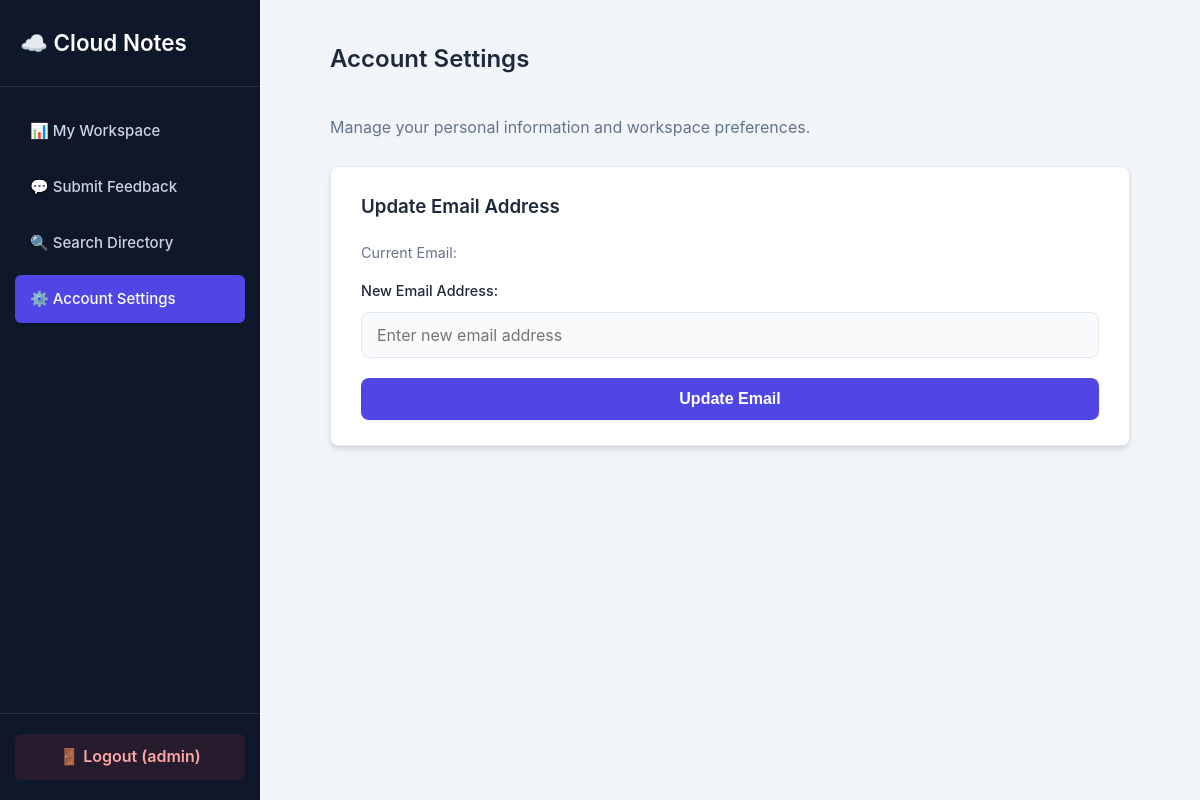
Before: /settings.php (signed in) with the older database file.
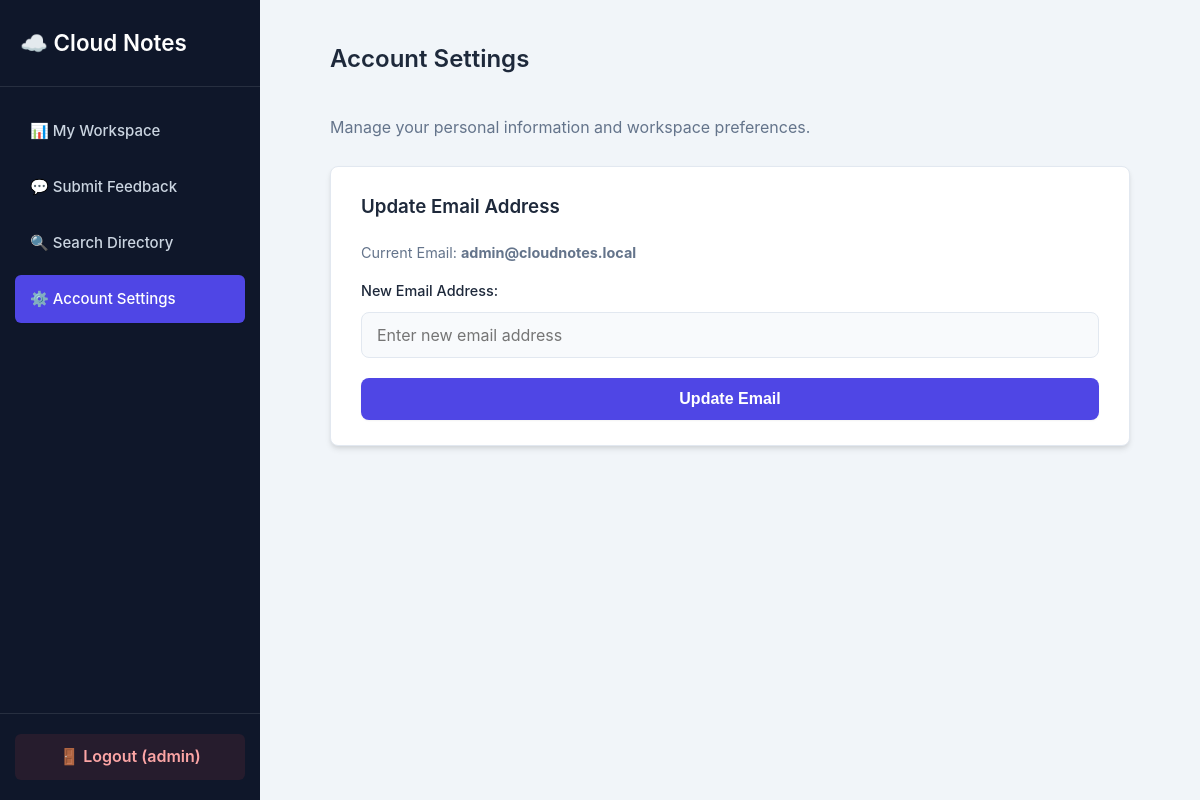
After: the same page with the newer database file.
### tables this page shows
CREATE TABLE users (
    id INT AUTO_INCREMENT PRIMARY KEY,
    name VARCHAR(100) NOT NULL,
    email VARCHAR(150) NOT NULL,
    password VARCHAR(100) NOT NULL,
    role_id INT DEFAULT 1,
    FOREIGN KEY (role_id) REFERENCES roles(id) ON DELETE SET NULL
);

### settings.php (the view, shortened to what this page needs)
<?php
include 'con.php';
$user_id = $_SESSION['user_id'];
$fetch_query = "SELECT email FROM users WHERE id = $user_id";
$result = mysqli_query($conn, $fetch_query);
$current_user_data = mysqli_fetch_assoc($result);
$current_email = $current_user_data['email'];
?>
<!DOCTYPE html>
<html>
<head>
    <link rel="stylesheet" href="style.css">
</head>
<body>
    <div class="app-layout">
        <aside class="sidebar">
            <div class="sidebar-header">
                <h2>☁️ Cloud Notes</h2>
            </div>
            <nav class="sidebar-nav">
                <a href="dashboard.php">📊 My Workspace</a>
                <a href="comment.php">💬 Submit Feedback</a>
                <a href="reflected_xss.php">🔍 Search Directory</a>
                <a href="settings.php" class="active">⚙️ Account Settings</a>
            </nav>
            <div class="sidebar-footer">
                <a href="logout.php" class="logout-btn">🚪 Logout (<?php echo htmlspecialchars($_SESSION['username']); ?>)</a>
            </div>
        </aside>
        <main class="main-content">
            <div class="content-wrapper">
                <h2>Account Settings</h2>
                <p style="margin-bottom: 25px; color: var(--text-muted);">Manage your personal information and workspace preferences.</p>
                <div class="card">
                    <h3>Update Email Address</h3>
                    <p style="color: var(--text-muted); font-size: 0.9rem;">Current Email: <strong><?php echo htmlspecialchars($current_email); ?></strong></p>
                    <form method="POST" action="settings.php" style="box-shadow: none; border: none; padding: 0; margin: 0; background: transparent;">
                        <label>New Email Address:</label>
                        <input type="email" name="new_email" placeholder="Enter new email address" style="width: 100%; padding: 12px 15px; margin: 8px 0 20px 0; border: 1px solid var(--border); border-radius: var(--radius); box-sizing: border-box; font-family: inherit; font-size: 1rem; background-color: #f8fafc;" required>
                        <button type="submit">Update Email</button>
                    </form>
                </div>
            </div>
        </main>
    </div>
</body>
</html>

Changed rows visible on the page:
now on this page (row edited): users: email "admin@cloudnotes.local"
